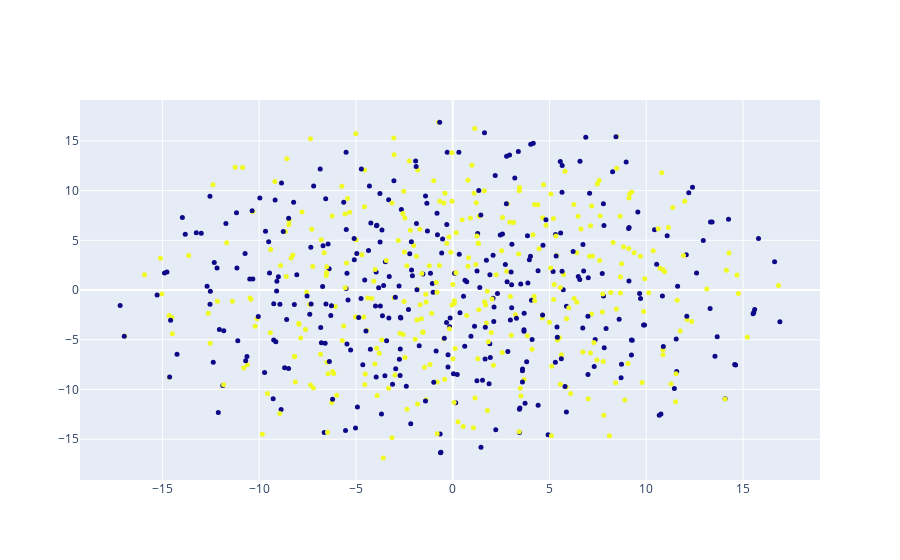

Notebook source saved alongside this figure:
### Code cell
x_vals, y_vals, labels = reduce_dimensions(model)
plot_with_plotly(x_vals, y_vals, labels)

### Figure 1 — Plotly figure (JSON) as saved in the notebook; plotly's stock layout.template omitted (floating-point values rounded to 4 significant figures; data arrays with more than 128 entries replaced by an {"elided": "..."} marker saying what was removed)
{"data": [{"marker": {"color": {"elided": "656 int values"}, "size": 5}, "mode": "markers", "text": {"elided": "656 int values"}, "type": "scatter", "x": {"elided": "656 float values"}, "y": {"elided": "656 float values"}}], "layout": {}}
